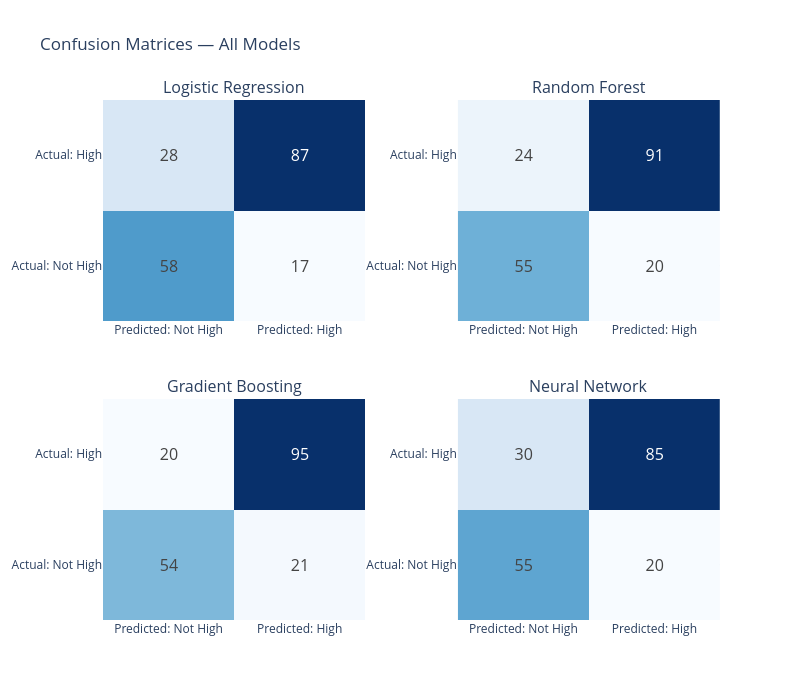

The notebook cell this image was saved under:
### Code cell
# --- Confusion Matrices for all 4 models ---
model_names = list(results.keys())
fig = make_subplots(
    rows=2, cols=2,
    subplot_titles=model_names,
    horizontal_spacing=0.15,
    vertical_spacing=0.15
)

for i, name in enumerate(model_names):
    cm = confusion_matrix(y_test, results[name]['predictions'])
    row = i // 2 + 1
    col = i % 2 + 1
    
    # Annotate text
    annotations = [[str(val) for val in row] for row in cm]
    
    fig.add_trace(
        go.Heatmap(
            z=cm,
            x=['Predicted: Not High', 'Predicted: High'],
            y=['Actual: Not High', 'Actual: High'],
            colorscale='Blues',
            showscale=False,
            text=annotations,
            texttemplate='%{text}',
            textfont={"size": 16}
        ),
        row=row, col=col
    )

fig.update_layout(
    title='Confusion Matrices — All Models',
    template='plotly_white',
    height=700,
    width=800
)
fig.show()

### Figure 1 — Plotly figure (JSON) as saved in the notebook; plotly's stock layout.template omitted (floating-point values rounded to 4 significant figures)
{"data": [{"colorscale": [[0.0, "rgb(247,251,255)"], [0.125, "rgb(222,235,247)"], [0.25, "rgb(198,219,239)"], [0.375, "rgb(158,202,225)"], [0.5, "rgb(107,174,214)"], [0.625, "rgb(66,146,198)"], [0.75, "rgb(33,113,181)"], [0.875, "rgb(8,81,156)"], [1.0, "rgb(8,48,107)"]], "showscale": false, "text": [["58", "17"], ["28", "87"]], "textfont": {"size": 16}, "texttemplate": "%{text}", "x": ["Predicted: Not High", "Predicted: High"], "y": ["Actual: Not High", "Actual: High"], "z": [[58, 17], [28, 87]], "type": "heatmap", "xaxis": "x", "yaxis": "y"}, {"colorscale": [[0.0, "rgb(247,251,255)"], [0.125, "rgb(222,235,247)"], [0.25, "rgb(198,219,239)"], [0.375, "rgb(158,202,225)"], [0.5, "rgb(107,174,214)"], [0.625, "rgb(66,146,198)"], [0.75, "rgb(33,113,181)"], [0.875, "rgb(8,81,156)"], [1.0, "rgb(8,48,107)"]], "showscale": false, "text": [["55", "20"], ["24", "91"]], "textfont": {"size": 16}, "texttemplate": "%{text}", "x": ["Predicted: Not High", "Predicted: High"], "y": ["Actual: Not High", "Actual: High"], "z": [[55, 20], [24, 91]], "type": "heatmap", "xaxis": "x2", "yaxis": "y2"}, {"colorscale": [[0.0, "rgb(247,251,255)"], [0.125, "rgb(222,235,247)"], [0.25, "rgb(198,219,239)"], [0.375, "rgb(158,202,225)"], [0.5, "rgb(107,174,214)"], [0.625, "rgb(66,146,198)"], [0.75, "rgb(33,113,181)"], [0.875, "rgb(8,81,156)"], [1.0, "rgb(8,48,107)"]], "showscale": false, "text": [["54", "21"], ["20", "95"]], "textfont": {"size": 16}, "texttemplate": "%{text}", "x": ["Predicted: Not High", "Predicted: High"], "y": ["Actual: Not High", "Actual: High"], "z": [[54, 21], [20, 95]], "type": "heatmap", "xaxis": "x3", "yaxis": "y3"}, {"colorscale": [[0.0, "rgb(247,251,255)"], [0.125, "rgb(222,235,247)"], [0.25, "rgb(198,219,239)"], [0.375, "rgb(158,202,225)"], [0.5, "rgb(107,174,214)"], [0.625, "rgb(66,146,198)"], [0.75, "rgb(33,113,181)"], [0.875, "rgb(8,81,156)"], [1.0, "rgb(8,48,107)"]], "showscale": false, "text": [["55", "20"], ["30", "85"]], "textfont": {"size": 16}, "texttemplate": "%{text}", "x": ["Predicted: Not High", "Predicted: High"], "y": ["Actual: Not High", "Actual: High"], "z": [[55, 20], [30, 85]], "type": "heatmap", "xaxis": "x4", "yaxis": "y4"}], "layout": {"xaxis": {"anchor": "y", "domain": [0.0, 0.425]}, "yaxis": {"anchor": "x", "domain": [0.575, 1.0]}, "xaxis2": {"anchor": "y2", "domain": [0.575, 1.0]}, "yaxis2": {"anchor": "x2", "domain": [0.575, 1.0]}, "xaxis3": {"anchor": "y3", "domain": [0.0, 0.425]}, "yaxis3": {"anchor": "x3", "domain": [0.0, 0.425]}, "xaxis4": {"anchor": "y4", "domain": [0.575, 1.0]}, "yaxis4": {"anchor": "x4", "domain": [0.0, 0.425]}, "annotations": [{"font": {"size": 16}, "showarrow": false, "text": "Logistic Regression", "x": 0.2125, "xanchor": "center", "xref": "paper", "y": 1.0, "yanchor": "bottom", "yref": "paper"}, {"font": {"size": 16}, "showarrow": false, "text": "Random Forest", "x": 0.7875, "xanchor": "center", "xref": "paper", "y": 1.0, "yanchor": "bottom", "yref": "paper"}, {"font": {"size": 16}, "showarrow": false, "text": "Gradient Boosting", "x": 0.2125, "xanchor": "center", "xref": "paper", "y": 0.425, "yanchor": "bottom", "yref": "paper"}, {"font": {"size": 16}, "showarrow": false, "text": "Neural Network", "x": 0.7875, "xanchor": "center", "xref": "paper", "y": 0.425, "yanchor": "bottom", "yref": "paper"}], "title": {"text": "Confusion Matrices — All Models"}, "height": 700, "width": 800}}
